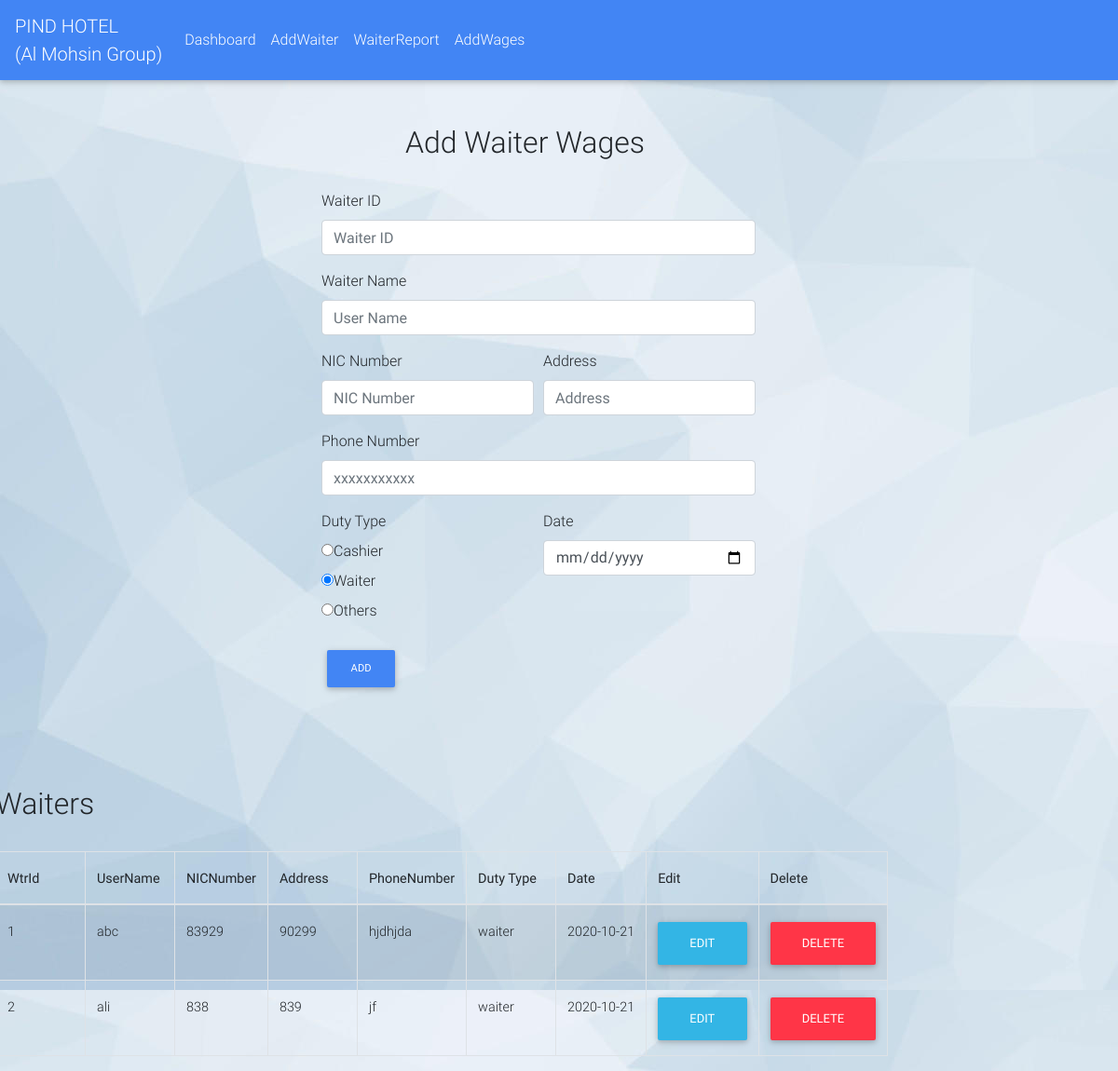
/waiter.php, run on the app's committed database.
### tables this page shows
CREATE TABLE `waiter` (
  `id` int(11) NOT NULL,
  `w_id` int(11) DEFAULT NULL,
  `w_name` varchar(100) NOT NULL,
  `w_cnic` varchar(20) NOT NULL,
  `w_phone` varchar(20) NOT NULL,
  `w_address` varchar(50) NOT NULL,
  `dtype` int(30) NOT NULL DEFAULT 1,
  `datetime` date NOT NULL
);

### addWaiter_process.php (called while the page is built, shortened)
<?php
$update = false;
$WtrId = '';
$w_name = '';
$w_cnic = '';
$w_address= '';
$w_phone = '';
$datetime= '';
?>

### waiter.php (the view, shortened to what this page needs)
<!DOCTYPE html>
<html lang="en">
<head>
  <link rel="stylesheet" href="https://use.fontawesome.com/releases/v5.8.2/css/all.css">
  <link href="css/bootstrap.min.css" rel="stylesheet">
  <link href="css/mdb.min.css" rel="stylesheet">
  <link href="css/style.css" rel="stylesheet">
      <link rel="stylesheet" type="text/css" href="https://cdn.datatables.net/v/bs4/dt-1.10.18/datatables.min.css"/>
  <link rel="stylesheet" href="https://use.fontawesome.com/releases/v5.8.2/css/all.css">
</head>
<body background="bg3.jpg">
<nav class="navbar navbar-expand-lg navbar-dark primary-color">
    <a class="navbar-brand" href="Dashboard.php">PIND HOTEL <br>(Al Mohsin Group)</a>
    <div class="collapse navbar-collapse" id="basicExampleNav">
      <ul class="navbar-nav mr-auto">
        <li class="nav-item">
          <a class="nav-link" href="Dashboard.php">Dashboard
          </a>
        </li>
        <li class="nav-item dropdown">
          <a class="nav-link dropdown" href="waiter.php">AddWaiter</a>
        </li>
	<li class="nav-item dropdown">
          <a class="nav-link dropdown" href="waiterreport.php">WaiterReport</a>
        </li>
        <li class="nav-item dropdown">
          <a class="nav-link dropdown" href="addwages.php">AddWages</a>
        </li>
      </ul>
    </div>
  </nav>
  <br><br>
  <div class="container">
    <div class="row"  style="margin-left:300px;">
      <div><h2 style="margin-left:90px;">Add Waiter Wages</h2>
        <br>
        <?php require_once 'addWaiter_process.php';?>
        <form id="addEmployee" method="POST" action="addWaiter_process.php">
         <div class="form-group">
            <label for="EmpId">Waiter ID</label>
            <input type="text" class="form-control" id="EmpId" value="<?php echo $WtrId;?>" placeholder="Waiter ID" name="w_id">
          </div>
          <div class="form-group">
            <label for="UserName">Waiter Name</label>
            <input type="text" class="form-control" id="UserName" value="<?php echo $w_name;?>" placeholder="User Name" name="w_name">
          </div>
          <div class="form-row">
            <div class="form-group col-md-6">
              <label for="NICNumber">NIC Number</label>
              <input type="text" class="form-control" id="NICNumber" value="<?php echo $w_cnic;?>" placeholder="NIC Number" name="w_cnic">
            </div>
            <div class="form-group col-md-6">
              <label for="Address">Address</label>
              <input type="text" class="form-control" id="Address" value="<?php echo $w_address;?>" placeholder="Address" name="w_address">
            </div>
          </div>
          <div class="form-group">
            <label for="PhoneNumber">Phone Number</label>
            <input type="text" class="form-control" id="PhoneNumber" value="<?php echo $w_phone;?>" placeholder="xxxxxxxxxxx" name="w_phone">
          </div>
 <div class="form-row">
            <div class="form-group col-md-6">
              <label for="Password">Duty Type</label><br>
              <input type="radio"  id="Cashier" value="Cashier" name="dtype"><label for="Cashier">Cashier</label><br>
              <input type="radio"  id="Waiter" value="Waiter"  name="dtype"  checked><label for="Waiter">Waiter</label><br>
              <input type="radio"  id="Others" value="Others"  name="dtype"><label for="Others">Others</label>
            </div>
             <div class="form-group col-md-6">
              <label for="ConfirmPassword">Date</label>
              <input type="date" class="form-control" id="ConfirmPassword" value="<?php echo $datetime;?>" placeholder="Enter Date" name="datetime">
            </div>
          </div>
          <?php
          if ($update == true):
          ?>
          <a href="waiter.php"><button type="submit" class="btn btn-primary btn-md" onclick="javascript: return validateaddEmployee();" name="UPDATE">UPDATE</button></a>
          <?php else: ?>
          <a href="waiter.php"><button type="submit" class="btn btn-primary btn-md" onclick="javascript: return validateaddEmployee();" name="ADD">ADD</button></a>
          <?php endif; ?>
        </form>
        </div>
      <br><br>
      <div style="margin-left:-350px;margin-top:100px"><h2>Waiters</h2>
        <br>
        <?php
          $mysqli = new mysqli('localhost', 'ahad', '', 'restaurant') or die (mysqli_error($mysqli));
          $result = $mysqli->query("SELECT * FROM waiter") or die($mysqli->error);
          ?>
        <table id="dtBasicExample" class="table table-striped table-bordered" cellspacing="0" width="100%">
            <thead>
              <tr>
                <th class="th-sm">WtrId
                </th>
                <th class="th-sm">UserName
                </th>
                <th class="th-sm">NICNumber
                </th>
                <th class="th-sm">Address
                </th>
                <th class="th-sm">PhoneNumber
                </th>
		 <th class="th-sm">Duty Type
                </th>
		 <th class="th-sm">Date
                </th>
                <th class="th-sm">Edit
                </th>
                <th class="th-sm">Delete
                </th>
              </tr>
            </thead>
            <?php
              while ($row = $result->fetch_assoc()):?>
              <tr>
                  <td><?php echo $row['w_id']; ?></td>
                  <td><?php echo $row['w_name']; ?></td>
		              <td><?php echo $row['w_cnic']; ?></td>
                  <td><?php echo $row['w_phone']; ?></td>
                  <td><?php echo $row['w_address']; ?></td>
                  <td> <?php if($row['dtype'] == '0') {
                     echo 'Cashier' ;
                   }
                    elseif ($row['dtype'] =='2') {
                      echo 'Others';
                    }
                    else {
                    echo 'waiter';
                    }?>
                    </td>
                  <td><?php echo $row['datetime']; ?></td>
                  <td><a href="waiter.php?edit=<?php echo $row['id']; ?>" class="btn btn-info">Edit</a></td>
                  <td><a href="addWaiter_process.php?delete=<?php echo $row['id']; ?>" class="btn btn-danger">Delete</a></td>
              </tr>
                  <?php endwhile; ?>
            </table>
      </div>
    </div>
  </div>
</body>
</html>

### data on the page
waiter: w "1", w_name "abc", w_cnic "83929", w_phone "90299", w_address "hjdhjda", dtype "waiter", datetime "2020-10-21"
waiter: w "2", w_name "ali", w_cnic "838", w_phone "839", w_address "jf", dtype "waiter", datetime "2020-10-21"
